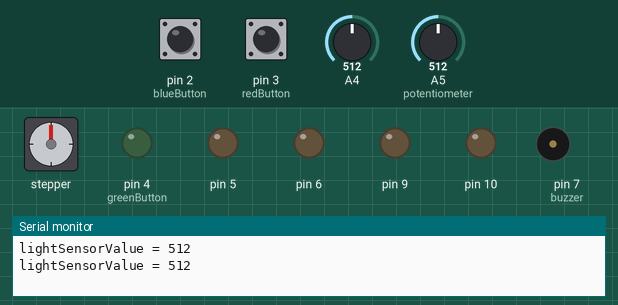
A sketch run on a simulated Arduino Uno, built with avr-gcc and run on an emulated ATmega328P. On the bench: stepper motor, output pins drawn as LEDs (lit = HIGH), buzzer (waves = sounding, pin HIGH), the last lines printed to the serial monitor. Dashed ring = blinking. Inputs (shaded band) come from the test bench; at power-on: pin 2 (blueButton) LOW, A4 = 512, pin 3 (redButton) LOW, A5 (potentiometer) = 512. Stepper angles assume 200 steps per turn.

Above: at 3.48 s.
3.7 s: pin 2 (blueButton) pulled HIGH for 3 s
At 3.83 s:
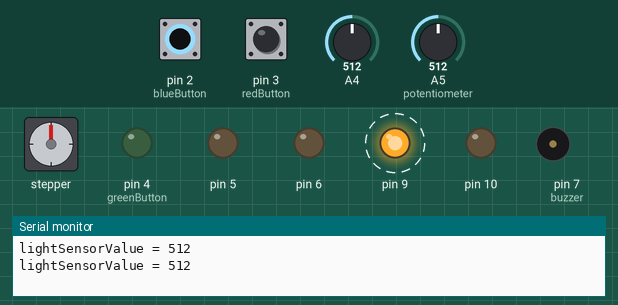
At 8.1 s:
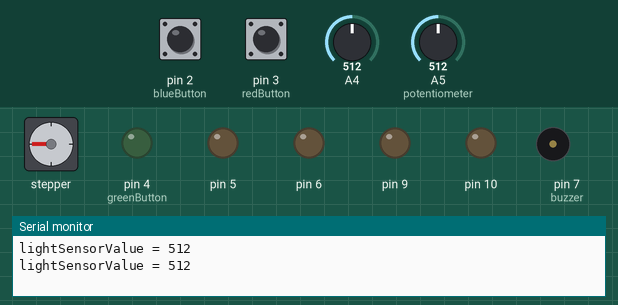
8.2 s: A4 set to 888
15.3 s: A4 set to 907
At 15.81 s:
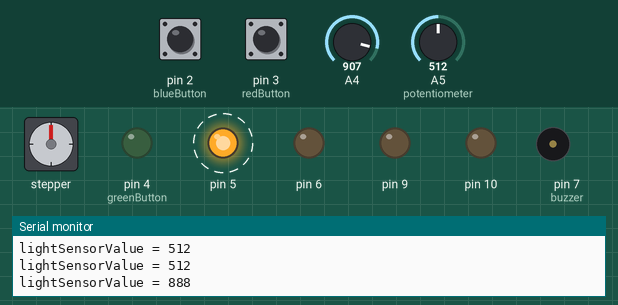
Timing chart, 0 to 18.3 s (numbered marks = the images above; inputs shaded):
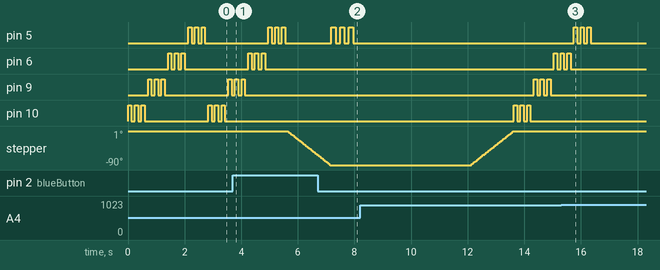

The sketch:

midtermFinalized1.ino
```cpp
//reference: "Adafruit Motor Shield V2 Library - Stepper Test" example code, "toneMelody" example code, and pitches.h
#include "pitches.h" // reference pitches.h file
#include <Wire.h>
#include <Adafruit_MotorShield.h>
Adafruit_MotorShield AFMS = Adafruit_MotorShield(); //Create the Adafruit_MotorShield object
Adafruit_StepperMotor *myMotor = AFMS.getStepper(200, 2); //Create the stepper motor object


const int greenLED = 10;
const int redLED = 6;
const int yellowLED = 9;
const int blueLED = 5;
const int potentiometer = A5;
const int buzzer = 7;
const int blueButton = 2;
const int redButton = 3;
const int greenButton = 4; // choose representative variable names and connect to corresponding pins and since they don't change, use "const int"

int importantmelody[] = {
  NOTE_C4, NOTE_D4, NOTE_E4, NOTE_G4, NOTE_E4, NOTE_G4
};                         // importantmelody notes

int importantnoteDurations[] = {
  12, 12, 12, 4, 8, 8
};                        // importantmelody note duration


void doTheBlinking (int whichLED, int delayAmount) {
  digitalWrite (whichLED, HIGH);
  delay(delayAmount);
  digitalWrite (whichLED, LOW);
  delay(delayAmount);
  digitalWrite (whichLED, HIGH);
  delay(delayAmount);
  digitalWrite (whichLED, LOW);
  delay(delayAmount);
  digitalWrite (whichLED, HIGH);
  delay(delayAmount);
  digitalWrite (whichLED, LOW);
  delay(delayAmount);

}                         // create a function "doTheBlinking" so that we can call it every time we want to use it intead of writing it several times

void setup() {
  pinMode (10, OUTPUT);
  pinMode (9, OUTPUT);
  pinMode (5, OUTPUT);
  pinMode (6, OUTPUT);
  pinMode (7, OUTPUT);
  pinMode (A5, INPUT);
  pinMode (2, INPUT);
  pinMode (3, INPUT);
  pinMode (4, OUTPUT);
  pinMode (A4, INPUT);
  Serial.begin(9600);

  AFMS.begin(1600);  // create with the default frequency 1.6KHz
  myMotor->setSpeed(10);  // 10 rpm
}
void loop() {
  int lightSensorValue = analogRead (A4);
  int Potentiometer_val = analogRead(potentiometer);
  int mappedPotentiometer_val = map(Potentiometer_val, 0, 1023, 0, 255);  //A call to analogWrite() is on a scale of 0 - 255

  Serial.print("lightSensorValue = ");
  Serial.println(lightSensorValue); //to print and see the range of light sensor in normal and "people-nearby" situation for further use

  // if lightSensorValue is smaller than 900, meaning someone is near by, than the following blinking and spinning will begin otherwise nothing will happen
  if (lightSensorValue < 900) {
    doTheBlinking (greenLED, 15000 / mappedPotentiometer_val);
    doTheBlinking (yellowLED, 15000 / mappedPotentiometer_val);
    doTheBlinking (redLED, 15000 / mappedPotentiometer_val);
    doTheBlinking (blueLED, 15000 / mappedPotentiometer_val);// the delayAmount can be controlled by the potentiometer, if analogRead of potentiometer is bigger, the delayamount will be smaller, vise versa


    // if we push greenButton, green pen will turn to the front (180 degree clockwise) with the cross carrier
    if (digitalRead(greenButton) == 1) {
      //  Serial.print("HIGH"); I comment this out because I used this to test if greenButton was connect into the circuit when it was not working at the first place
      myMotor->step(100, FORWARD, SINGLE);
      doTheBlinking (greenLED, 20000 / mappedPotentiometer_val);
      delay(4000); // delay 4s
      myMotor->step(100, BACKWARD, SINGLE); // position goes back to original (black pen facing forward)
    }


    // if we push blueButton, blue pen will turn to the front (90 degree counterclockwise) with the cross carrier
    if (digitalRead(blueButton) == 1) {
      myMotor->step(50, BACKWARD, SINGLE);
      doTheBlinking (blueLED, 20000 / mappedPotentiometer_val);
      delay(4000);
      myMotor->step(50, FORWARD, SINGLE);
    }


    // if we push redButton, red pen will turn to the front (90 degree clockwise) with the cross carrier
    if (digitalRead(redButton) == 1) {
      myMotor->step(50, FORWARD, SINGLE);
      doTheBlinking (redLED, 20000 / mappedPotentiometer_val);
      for (int thisNote = 0; thisNote < 6; thisNote++) {            // after redLED blinks, the importantmelody will play
        int importantnoteDuration = 1800 / importantnoteDurations[thisNote];
        tone(buzzer, importantmelody[thisNote], importantnoteDuration);
        int pauseBetweenNotes = importantnoteDuration * 1.30;
        delay(pauseBetweenNotes);
        noTone(buzzer);
      }
      delay(4000);
      myMotor->step(50, BACKWARD, SINGLE);
    }
  }
}
```

Measured:
- the behaviour switches between 899 and 900 on A4 (found by bisection; images 2 and 3)
- after the input at 3.7 s, pin 6: goes on until 4.8 s, then stays LOW; pin 9: goes on until 4.1 s, then stays LOW; pin 10: stops changing and stays LOW; stepper: turns 90° counter-clockwise in 1.5 s, starting after 2.0 s
- after the input at 15.3 s, pin 5: goes on until 16.3 s, then stays LOW; pin 6: goes on until 15.6 s, then stays LOW; pin 9, pin 10: stops changing and stays LOW
- by itself, pin 6: alternates HIGH for 0.12 s and LOW for 0.12 s, 6 changes in all, then stays LOW
